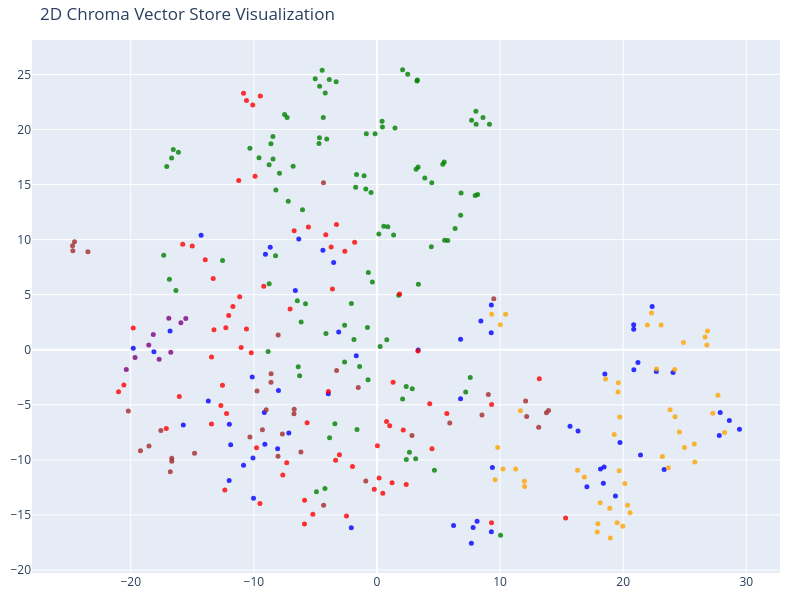

The notebook cell this image was saved under:
### Code cell
# We humans find it easier to visalize things in 2D!
# Reduce the dimensionality of the vectors to 2D using t-SNE
# (t-distributed stochastic neighbor embedding)

tsne = TSNE(n_components=2, random_state=19)
reduced_vectors = tsne.fit_transform(vectors)

# Create the 2D scatter plot
fig = go.Figure(data=[go.Scatter(
    x=reduced_vectors[:, 0],
    y=reduced_vectors[:, 1],
    mode='markers',
    marker=dict(size=5, color=colors, opacity=0.8),
    text=[f"Type: {t}<br>Text: {d[:100]}..." for t, d in zip(doc_types, documents)],
    hoverinfo='text'
)])

fig.update_layout(title='2D Chroma Vector Store Visualization',
    scene=dict(xaxis_title='x',yaxis_title='y'),
    width=800,
    height=600,
    margin=dict(r=20, b=10, l=10, t=40)
)

fig.show()

### Figure 1 — Plotly figure (JSON) as saved in the notebook; plotly's stock layout.template omitted (floating-point values rounded to 4 significant figures; data arrays with more than 128 entries replaced by an {"elided": "..."} marker saying what was removed)
{"data": [{"hoverinfo": "text", "marker": {"color": {"elided": "334 str values"}, "opacity": 0.8, "size": 5}, "mode": "markers", "text": {"elided": "334 str values"}, "type": "scatter", "x": {"elided": "334 float values"}, "y": {"elided": "334 float values"}}], "layout": {"height": 600, "margin": {"b": 10, "l": 10, "r": 20, "t": 40}, "scene": {"xaxis": {"title": {"text": "x"}}, "yaxis": {"title": {"text": "y"}}}, "title": {"text": "2D Chroma Vector Store Visualization"}, "width": 800}}
